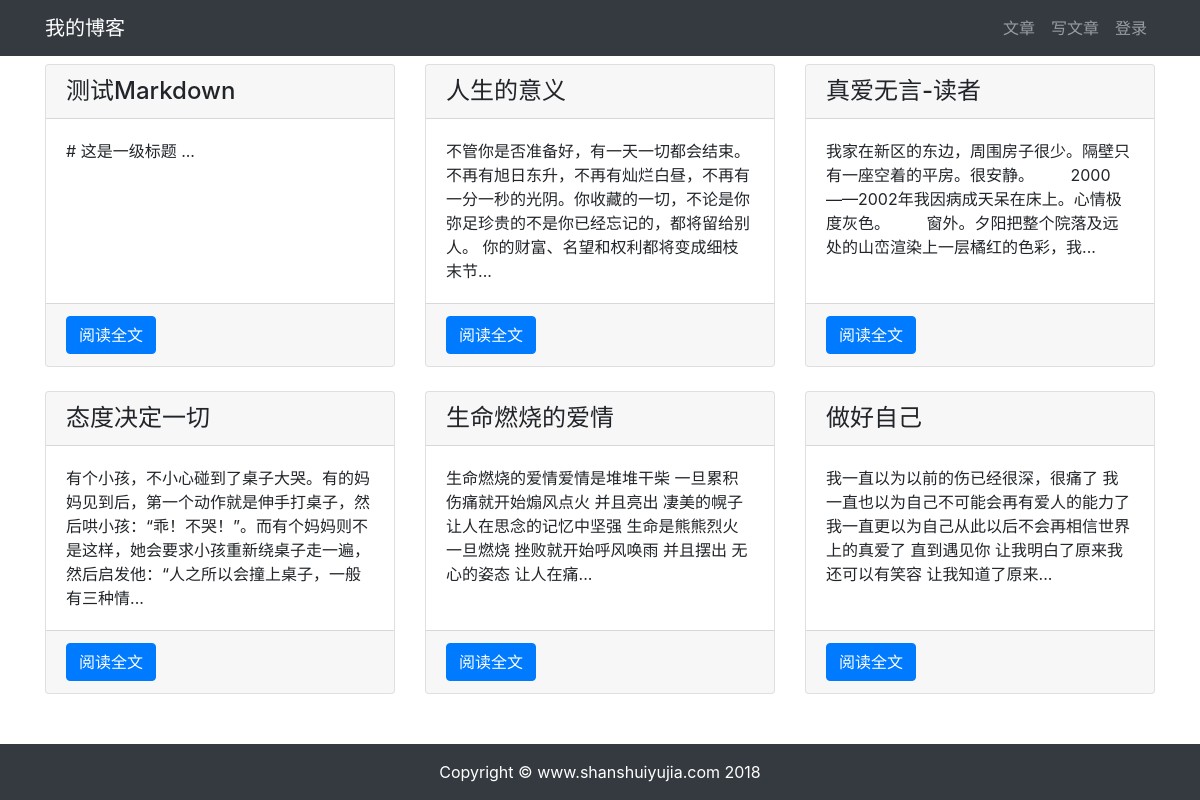
Page /article/article-list/ on the committed database.
### article/models.py (models this page shows, shortened)
class ArticlePost(models.Model):
    author = models.ForeignKey(User, verbose_name='作者', on_delete=models.CASCADE)
    title = models.CharField('标题', max_length=100)
    body = models.TextField('正文')
    created = models.DateTimeField('创建时间', default=timezone.now)
    update = models.DateTimeField('修改时间', auto_now=True)
    class Meta:
        verbose_name = '文章'
        verbose_name_plural = verbose_name
        ordering = ('-created',)

### article/views.py (the view)
# urls.py: path("article-list/", views.article_list, name="article_list")
def article_list(request):
    articles = ArticlePost.objects.all()
    context = {'articles': articles}
    return render(request, 'article/list.html', context)

### templates/article/list.html (shortened to what this page needs)
{% extends 'article/base.html' %}
{% load staticfiles %}
{% block content %}
    <div class="container">
        <div class="row mt-2">
            {% for article in articles %}
                <div class="col-4 mb-4">
                    <div class="card h-100">
                        <h4 class="card-header"> {{ article.title }}</h4>
                        <div class="card-body">
                            <p class="card-text">
                                {{ article.body|slice:'100' }}...
                            </p>
                        </div>
                        <div class="card-footer">
                            <a href="{% url 'article:article_detail' article.id %}" class="btn btn-primary">阅读全文</a>
                        </div>
                    </div>
                </div>
            {% endfor %}
        </div>
    </div>
{% endblock content %}

### rows in the picture
ArticlePost: title "测试Markdown", body "# 这是一级标题"
ArticlePost: title "人生的意义", body "不管你是否准备好，有一天一切都会结束。不再有旭日东升，不再有灿烂白昼，不再有一分一秒的光阴。你收藏的一切，不论是你弥足珍贵的不是你已经忘记的，都将留给别人。 你的财富、名望和权利都将变成细枝末节"
ArticlePost: title "真爱无言-读者", body "我家在新区的东边，周围房子很少。隔壁只有一座空着的平房。很安静。 2000——2002年我因病成天呆在床上。心情极度灰色。 窗外。夕阳把整个院落及远处的山峦渲染上一层橘红的色彩，我"
ArticlePost: title "态度决定一切", body "有个小孩，不小心碰到了桌子大哭。有的妈妈见到后，第一个动作就是伸手打桌子，然后哄小孩：“乖！不哭！”。而有个妈妈则不是这样，她会要求小孩重新绕桌子走一遍，然后启发他：“人之所以会撞上桌子，一般有三种情"
ArticlePost: title "生命燃烧的爱情", body "生命燃烧的爱情爱情是堆堆干柴 一旦累积 伤痛就开始煽风点火 并且亮出 凄美的幌子 让人在思念的记忆中坚强 生命是熊熊烈火 一旦燃烧 挫败就开始呼风唤雨 并且摆出 无心的姿态 让人在痛"
ArticlePost: title "做好自己", body "我一直以为以前的伤已经很深，很痛了 我一直也以为自己不可能会再有爱人的能力了 我一直更以为自己从此以后不会再相信世界上的真爱了 直到遇见你 让我明白了原来我还可以有笑容 让我知道了原来"
